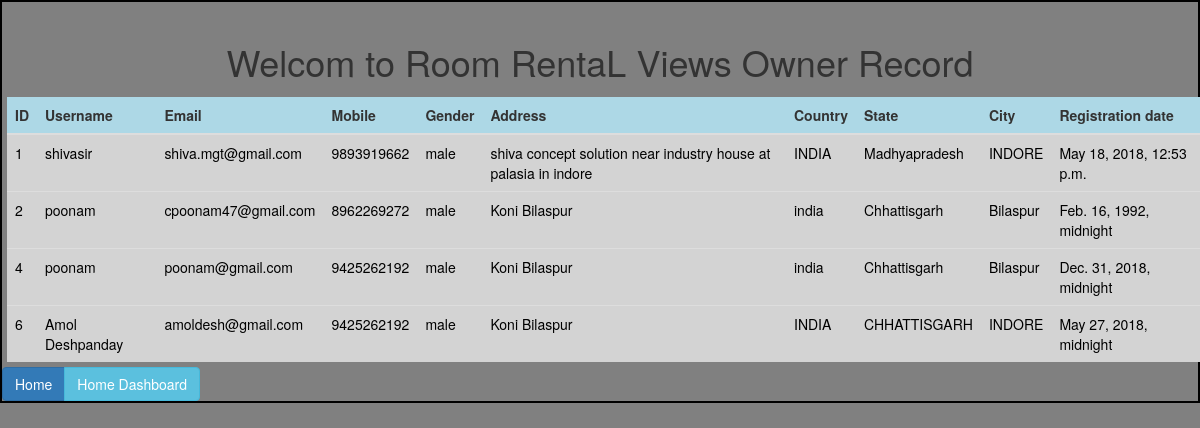
The page /myrmapp/viewowner/ (signed in) on the database its author committed.
### myrmapp/models.py (models this page shows, shortened)
class Ownerreg(models.Model):
    username = models.CharField(max_length=100)
    email=models.EmailField(max_length=100)
    password = models.CharField(max_length=100)
    mobile=models.CharField(max_length=100)
    gender=models.CharField(max_length=100)
    address=models.CharField(max_length=100)
    country=models.CharField(max_length=100)
    state=models.CharField(max_length=100)
    city=models.CharField(max_length=100)
    reg_date=models.DateTimeField('reg date')

### myrmapp/views.py (the view)
# urls.py: path('viewowner/', views.viewowner, name='viewowner'),
def viewowner(request) :
   if request.session.has_key('sid'):
     s=request.session['sid']
     flist = Ownerreg.objects.all()
     context = {'f': flist}
   return render(request,'myrmapp/viewowner.html',context)

### myrmapp/templates/myrmapp/viewowner.html (shortened to what this page needs)
<!DOCTYPE html>
<html>
	<head>
		{% load staticfiles %}
		<link rel="stylesheet" type="text/css" href="{% static  '/myrmapp/style.css/' %} ">
		<link href="{% static '/myrmapp/css/bootstrap.css' %}" rel="stylesheet" type="text/css" media="all" />
		<link rel="stylesheet" href="{% static '/animation/css/animate.css' %}">
		<link rel="stylesheet" href="https://maxcdn.bootstrapcdn.com/bootstrap/3.3.7/css/bootstrap.min.css">
	</head>
	<body style="background-color: gray; border: 2px solid black;">
		<div class="container-flued">
			<div class="row" >
				<div class="col-sm-12 col-md-12">
					<br>
					<h1 align="center">Welcom to Room RentaL Views Owner Record</h1>
				</div>
			</div>
			<div class="row" >
				<div class="col-sm-12 col-md-12 col- " >
					<table class="table table-hover wow wobble  " style="margin: 5px; padding:5px;">
					    <thead style="background-color: lightblue; " class="wow tada">
								<tr>
									<th>ID</th>
									<th>Username</th>
									<th>Email</th>
									<th>Mobile</th>
									<th>Gender</th>
									<th>Address</th>
									<th>Country</th>
									<th>State</th>
									<th>City</th>
									<th>Registration date</th>
								</tr>
					    </thead>
					    <tbody style="background-color: lightgray; color: black;" class="wow jello">
		      				{% if f %}
							    {% for q in f %}
								    <tr> <td>{{ q.id }}</td>
								    	<td>{{ q.username }}</td>
								      	<td>{{ q.email }}</td>
								        <td>{{ q.mobile }}</td>
								        <td>{{ q.gender }}</td>
								        <td>{{ q.address }}</td>
								        <td>{{ q.country }}</td>
								        <td>{{ q.state }}</td>
								        <td>{{ q.city }}</td>
								        <td>{{ q.reg_date }}</td>
								    </tr>
							    	{% endfor %}
								{% else %}
							    <p>No Customer profile are available.</p>
								{% endif %}
						</tbody>
		 			 </table>
			<div class="btn-group btn-group-md">
			    <button type="button" class="btn btn-primary"><a href="/myrmapp/" style="text-decoration: none; color: white;"> Home</a></button>
			    <button type="button" class="btn btn-info"><a href="/myrmapp/ownerdash/" style="text-decoration: none;color: white;">Home Dashboard</a></button>
			</div>
				</div>
			</div>
		</div>
	</body>
</html>

### rows shown on the page
Ownerreg: id "1", username "shivasir", email "shiva.mgt@gmail.com", mobile "9893919662", gender "male", address "shiva concept solution near industry house at palasia in indore", country "INDIA", state "Madhyapradesh", city "INDORE", reg_date "May 18, 2018, 12:53 p.m."
Ownerreg: id "2", username "poonam", email "cpoonam47@gmail.com", mobile "8962269272", gender "male", address "Koni Bilaspur", country "india", state "Chhattisgarh", city "Bilaspur", reg_date "Feb. 16, 1992, midnight"
Ownerreg: id "4", username "poonam", email "poonam@gmail.com", mobile "9425262192", gender "male", address "Koni Bilaspur", country "india", state "Chhattisgarh", city "Bilaspur", reg_date "Dec. 31, 2018, midnight"
Ownerreg: id "6", username "Amol Deshpanday", email "amoldesh@gmail.com", mobile "9425262192", gender "male", address "Koni Bilaspur", country "INDIA", state "CHHATTISGARH", city "INDORE", reg_date "May 27, 2018, midnight"
